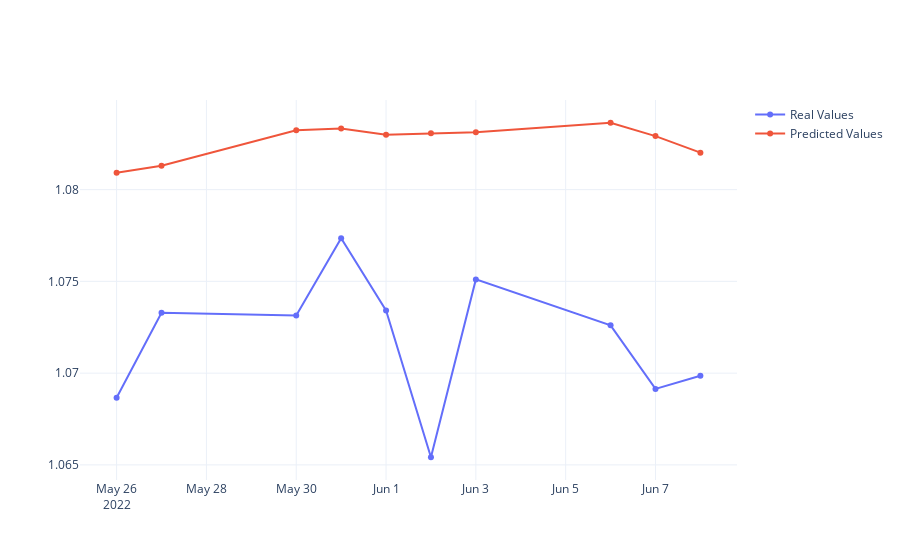

The cell this chart's notebook holds for it:
### Code cell
# Prepare comparison DF w/ avaiable data and plot
final_df_results = pd.DataFrame()
final_df_results['y_pred'] = forecast_results.tail(pred_length)['yhat']
final_df_results.index = forecast_results.tail(pred_length).index

final_df_results = final_df_results.merge(forex_df, right_index=True, left_index=True, how='left')[['y_pred', 'y']]
final_df_results = final_df_results.tail(pred_length)

fig = go.Figure()

fig.add_trace(go.Scatter(x=final_df_results.index, y=final_df_results['y'],
                    mode='lines+markers',
                    name='Real Values'))

fig.add_trace(go.Scatter(x=final_df_results.index, y=final_df_results['y_pred'],
                    mode='lines+markers',
                    name='Predicted Values'))

fig.update_layout(template='plotly_white')
fig.show()

### Figure 1 — Plotly figure (JSON) as saved in the notebook; plotly's stock layout.template omitted (floating-point values rounded to 4 significant figures)
{"data": [{"mode": "lines+markers", "name": "Real Values", "type": "scatter", "x": ["2022-05-26T00:00:00", "2022-05-27T00:00:00", "2022-05-30T00:00:00", "2022-05-31T00:00:00", "2022-06-01T00:00:00", "2022-06-02T00:00:00", "2022-06-03T00:00:00", "2022-06-06T00:00:00", "2022-06-07T00:00:00", "2022-06-08T00:00:00"], "y": [1.069, 1.073, 1.073, 1.077, 1.073, 1.065, 1.075, 1.073, 1.069, 1.07]}, {"mode": "lines+markers", "name": "Predicted Values", "type": "scatter", "x": ["2022-05-26T00:00:00", "2022-05-27T00:00:00", "2022-05-30T00:00:00", "2022-05-31T00:00:00", "2022-06-01T00:00:00", "2022-06-02T00:00:00", "2022-06-03T00:00:00", "2022-06-06T00:00:00", "2022-06-07T00:00:00", "2022-06-08T00:00:00"], "y": [1.081, 1.081, 1.083, 1.083, 1.083, 1.083, 1.083, 1.084, 1.083, 1.082]}], "layout": {}}
